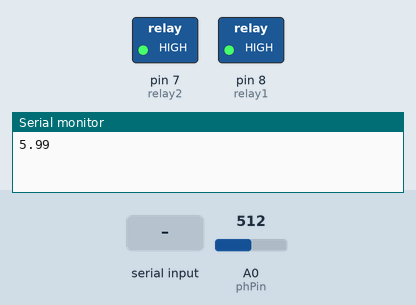
A sketch run on a simulated Arduino Uno, built with avr-gcc and run on an emulated ATmega328P. On the bench: switched loads named in the sketch (green lamp = pin HIGH), the last lines printed to the serial monitor. The test bench sets the inputs (shaded band); at power-on: A0 (phPin) = 512.

Above: at 1.2 s.
1.3 s: "Increase\n" received over Serial
At 3.1 s:
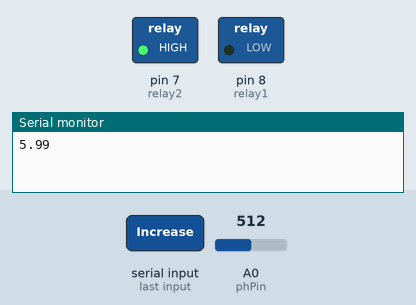
7.3 s: "Reduce\n" received over Serial
At 9.6 s:
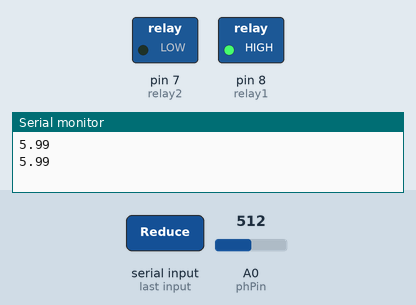
10.5 s: "Increase\n" received over Serial
At 11.1 s:
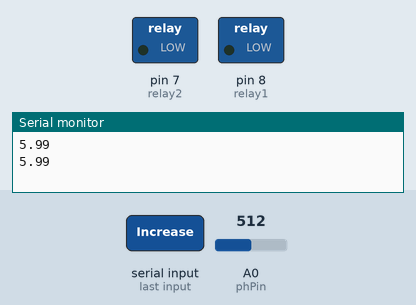
Timing chart, 0 to 17.0 s (numbered marks = the images above; inputs shaded):
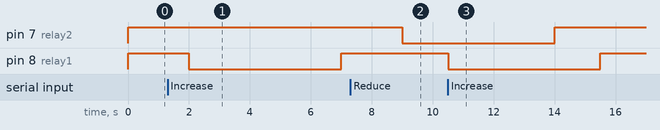

The sketch:

sketch_apr22a.ino
```cpp
int phPin = A0;
int relay1 = 8;
int relay2 = 7;

float phValue = 0;

unsigned long relay1StartTime = 0;
unsigned long relay2StartTime = 0;
const unsigned long relayDuration = 5000;
bool relay1Active = false;
bool relay2Active = false;

void setup() {
  Serial.begin(9600);
  pinMode(relay1, OUTPUT);
  pinMode(relay2, OUTPUT);

  digitalWrite(relay1, HIGH);  // OFF initially (active-low relay)
  digitalWrite(relay2, HIGH);
}

void loop() {
  unsigned long currentMillis = millis();

  // Serial command handler
  if (Serial.available()) {
    String command = Serial.readStringUntil('\n');
    command.trim();

    if (command == "Increase") {
      digitalWrite(relay1, LOW);  // Turn ON relay1
      relay1StartTime = currentMillis;
      relay1Active = true;
    }
    else if (command == "Reduce") {
      digitalWrite(relay2, LOW);  // Turn ON relay2
      relay2StartTime = currentMillis;
      relay2Active = true;
    }
  }

  //  Turn off relays after 5s
  if (relay1Active && currentMillis - relay1StartTime >= relayDuration) {
    digitalWrite(relay1, HIGH);  // OFF
    relay1Active = false;
  }
  if (relay2Active && currentMillis - relay2StartTime >= relayDuration) {
    digitalWrite(relay2, HIGH);  // OFF
    relay2Active = false;
  }

  //  pH reading only if no relay is ON
  if (!relay1Active && !relay2Active) {
    int sensorValue = analogRead(phPin);
    float voltage = sensorValue * (5.0 / 1023.0);
    phValue = 7 + ((2.5 - voltage) / 0.18)-1.0;

    Serial.println(phValue);
    delay(2000);  // Delay only if measuring pH
  }
}
```

Measured:
- after the input at 1.3 s, pin 8 (relay1): HIGH → LOW after 0.70 s, → HIGH 5.0 s later
- after the input at 7.3 s, pin 7 (relay2): HIGH → LOW after 1.7 s
- after the input at 10.5 s, pin 8 (relay1): HIGH → LOW at once, → HIGH 5.0 s later
